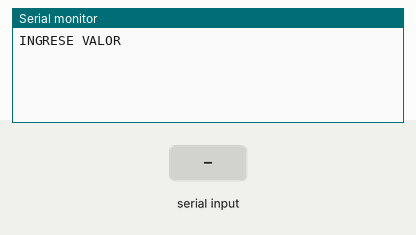
A sketch run on a simulated Arduino Uno, built with avr-gcc and run on an emulated ATmega328P. Shown: the last lines printed to the serial monitor. Inputs (shaded band) come from the test bench. EEPROM starts erased.

Above: at 2.0 s.
2.1 s: "90,45\n" received over Serial
At 3.6 s:
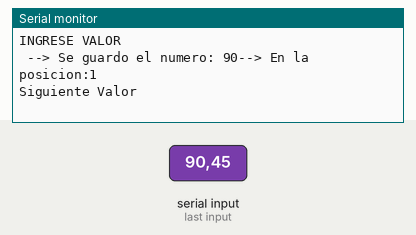
4.6 s: "30,150\n" received over Serial
At 7.1 s:
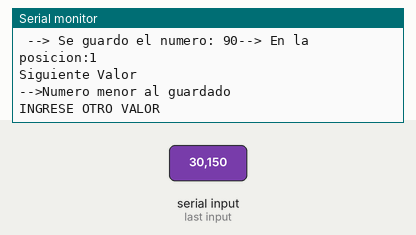

Measured:
- after the input at 2.1 s, the serial monitor: prints a new line after 1.0 s (image 1)
- after the input at 4.6 s, the serial monitor: prints a new line after 1.0 s (image 2)

The sketch:

Deber_EEPROM_FernandezSergio.ino
```cpp
/*
 *                   Universidad Tecnica del Norte
 *              Fica-Ciercom-Sistemas Microprocesados
 * Nombre: Fernandez Sergio Rolando
 * Fecha:15/01/2019
 *
 *                           Deber EEPROM
 * Sistema que guarde en una posición de la memoria EEPROM solo cuando
   su valor exceda a la anterior lectura.
 */
#include <EEPROM.h> //Libreria de la memoria EEPROM
String valor; // variable Valor string de CX
int v_ent=0; // variable para almacenar el entero
int posicion=0; // contador de posicion
int numero=0; // variale de almacenamiiento del valor
void setup() {
 Serial.begin(9600);  // Conf CX
 for(;posicion<=255;posicion++ ){ // Contador para encerar la memoria EEPROM
     EEPROM.write(posicion,0);
     delay(1);
 }
 posicion=0;//Inicializacion de variable contador
 Serial.println("INGRESE VALOR");// Caracteres a imprimir

}
void loop() {
  if(Serial.available()>0){ // habiltacion de comunicacion serial
    valor=Serial.readString(); // alamacena el valor de entrada en string
    v_ent= valor.toInt(); //convierte el String a entero
    numero=v_ent; // almacena el valor entero
    EEPROM.read(posicion); //posicion de la memoria
    if(numero>EEPROM.read(posicion)){ // condicion de funcionamiento
      posicion++; // conteo de posicion;
      EEPROM.write(posicion,numero); // Escribe el numero y la posicion en la memoria EEPROM
      Serial.print(" --> Se guardo el numero: "); // Caracteres a imprimir
      Serial.print(numero); // Valor a imprimir
      Serial.print("--> En la posicion:"); // Caracteres a imprimir
      Serial.println(posicion);// Posicion a imprimir
      Serial.println("Siguiente Valor"); // Caracteres a imprimir
      }
    else{
        Serial.println("-->Numero menor al guardado"); // Caracteres a imprimir
        Serial.println("INGRESE OTRO VALOR");  // Caracteres a imprimir
        }
    if(posicion==255){
      Serial.println("LA MEMORIA ESTA LLENA");
    }
   }
}
```
